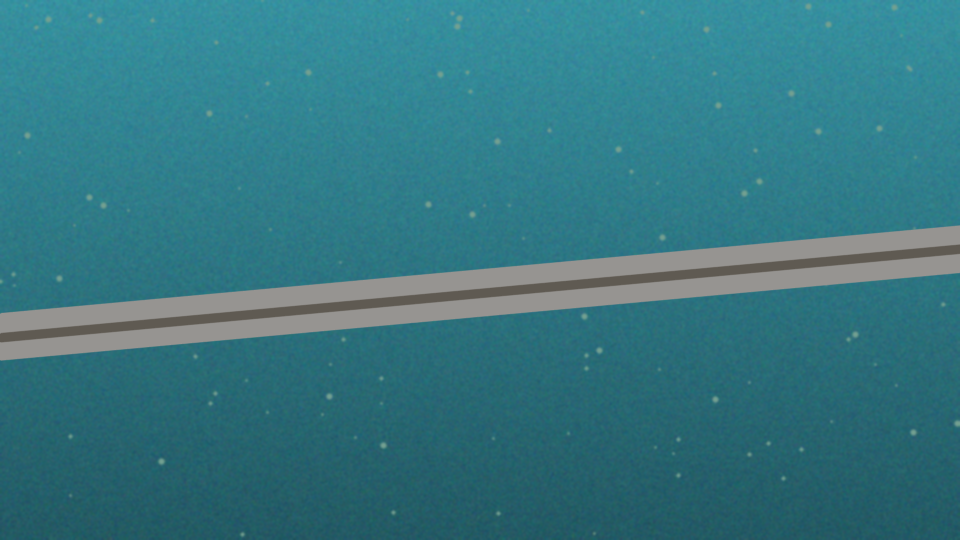
#> input picture datasets/project-owned/pipeline/pipeline_00.png, 960 x 540 px
$ python -i underwater.py   (imports and definitions only)   (older library calls are emulated)
#> lines starting #> are read from the running program, lines starting #| are printed output that depends on the picture; after the words box and inside, x2 and y2 are one past the last pixel; in counts of white or black regions, pixels touching at a corner belong together
#> further down, picture is the input picture: shape (540, 960, 3); mean B, G, R 130, 119, 53.1
### services/vision/quality.py
from __future__ import annotations

from dataclasses import dataclass
import cv2
import numpy as np


@dataclass(slots=True)
class QualityMetrics:
    sharpness: float
    brightness: float
    contrast: float
    visibility: float
    usable: bool


def assess_quality(image: np.ndarray, min_sharpness: float = 18.0) -> QualityMetrics:
    if image is None or image.size == 0:
        raise ValueError("image is empty")
    gray = cv2.cvtColor(image, cv2.COLOR_BGR2GRAY) if image.ndim == 3 else image
    sharpness = float(cv2.Laplacian(gray, cv2.CV_64F).var())
    brightness = float(gray.mean())
    contrast = float(gray.std())
    visibility = float(np.clip((contrast / 64.0) * (1.0 - abs(brightness - 128.0) / 160.0), 0.0, 1.0))
    usable = sharpness >= min_sharpness and 20.0 <= brightness <= 235.0 and visibility >= 0.08
    return QualityMetrics(sharpness, brightness, contrast, visibility, usable)

### services/vision/underwater.py
from __future__ import annotations

from dataclasses import dataclass, asdict
from pathlib import Path
import cv2
import numpy as np
from .quality import assess_quality
from .io import write_image


@dataclass(slots=True)
class UnderwaterResult:
    enhanced: np.ndarray
    pipeline_mask: np.ndarray
    overlay: np.ndarray
    visibility: float
    confidence: float
    quality: dict


def enhance_underwater(image: np.ndarray) -> np.ndarray:
    lab = cv2.cvtColor(image, cv2.COLOR_BGR2LAB)
#> lab: shape (540, 960, 3); mean of channels 0, 1, 2 118.7, 111.5, 115.9
    l, a, b = cv2.split(lab)
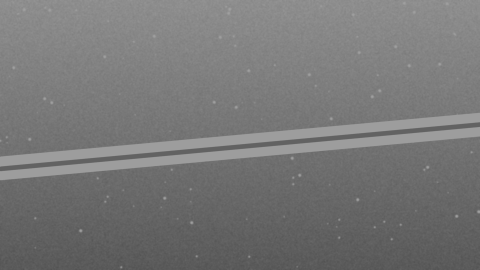
#> l: shape (540, 960) (shown at 1/2 size); min 81, max 159, mean 118.7
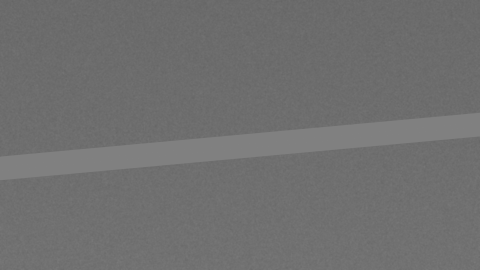
#> a: shape (540, 960) (shown at 1/2 size); min 100, max 129, mean 111.5
    clahe = cv2.createCLAHE(clipLimit=2.0, tileGridSize=(8, 8))
    l2 = clahe.apply(l)
    balanced = cv2.cvtColor(cv2.merge([l2, a, b]), cv2.COLOR_LAB2BGR)
    channels = cv2.split(balanced.astype(np.float32))
    means = [float(c.mean()) for c in channels]
#> means = [133, 122.1, 56.32]
    target = sum(means) / 3.0
#> target = 103.8
    corrected = [np.clip(c * (target / max(m, 1e-6)), 0, 255).astype(np.uint8) for c, m in zip(channels, means)]
#> corrected = 3 items
    return cv2.merge(corrected)
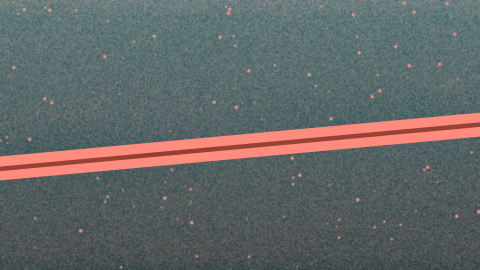
#> returned value: shape (540, 960, 3) (shown at 1/2 size); mean of channels 0, 1, 2 103.3, 103.3, 99.7; drawn as B, G, R


def segment_pipeline(image: np.ndarray) -> tuple[np.ndarray, float]:
    """Segment a visually neutral, elongated pipeline region.

    The classical baseline combines low-saturation material cues with geometric
    filtering. It is deliberately deterministic and inspectable; it is not a
    claim of general offshore defect recognition.
    """
    enhanced = enhance_underwater(image)
    hsv = cv2.cvtColor(image, cv2.COLOR_BGR2HSV)
#> hsv: shape (540, 960, 3); mean H, S, V 87.8, 153.4, 130.6

    # Painted or metallic pipe surfaces are commonly less saturated than the
    # surrounding synthetic water column. Geometry prevents broad neutral areas
    # from becoming pipeline detections.
    material = cv2.inRange(hsv, (0, 0, 60), (179, 85, 205))
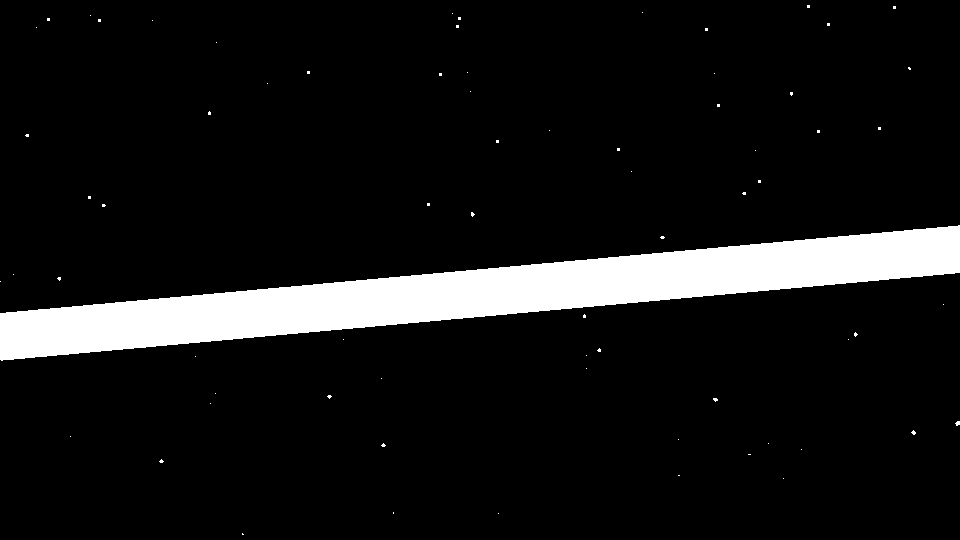
#> material: shape (540, 960); 8.9% white; 71 white regions (70 under 20 px), largest, box (x1, y1, x2, y2) and area: (0, 225, 960, 361) 45795
    material = cv2.morphologyEx(material, cv2.MORPH_OPEN, np.ones((5, 5), np.uint8))
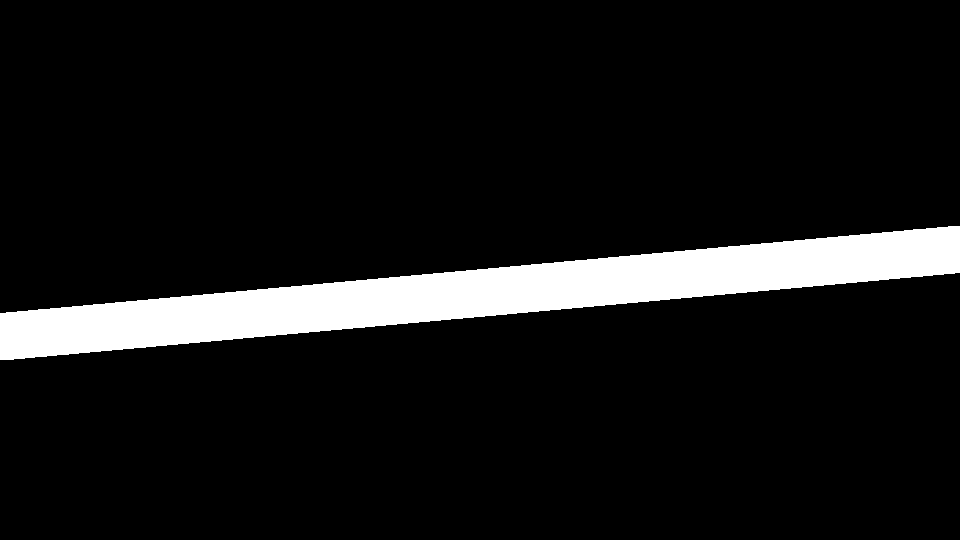
#> material: shape (540, 960); 8.8% white; 1 white region, box (x1, y1, x2, y2) and area: (0, 226, 960, 360) 45791
    material = cv2.morphologyEx(material, cv2.MORPH_CLOSE, np.ones((15, 45), np.uint8))
#> material: shape (540, 960); 8.8% white; 1 white region, box (x1, y1, x2, y2) and area: (0, 226, 960, 360) 45835

    mask = np.zeros_like(material)
    component_score = 0.0
    count, labels, stats, _ = cv2.connectedComponentsWithStats(material)
#> labels: shape (540, 960) int32; values 0 (black) and 1 (white), 8.8% white; 1 white region
#> count = 2; stats = [[0, 0, 960, 540, 472565], [0, 226, 960, 134, 45835]]
    image_area = float(image.shape[0] * image.shape[1])
    for idx in range(1, count):
        x, y, width, height, area = stats[idx]
        aspect = width / max(height, 1)
        if width >= image.shape[1] * 0.22 and aspect >= 2.0 and area >= image_area * 0.005:
            mask[labels == idx] = 255
            component_score = max(component_score, min(1.0, width / image.shape[1]))
#> this loop made 1 pass
#> (x, y, width, height, area, aspect, component_score) on pass 1: (0, 226, 960, 134, 45835, 7.16, 1)

    # Hough-based fallback keeps the service useful when material colour alone
    # is insufficient, while still requiring an elongated structure.
    if cv2.countNonZero(mask) == 0:
        gray = cv2.cvtColor(enhanced, cv2.COLOR_BGR2GRAY)
        edges = cv2.Canny(gray, 45, 130)
        lines = cv2.HoughLinesP(
            edges,
            1,
            np.pi / 180,
            threshold=35,
            minLineLength=max(30, image.shape[1] // 5),
            maxLineGap=30,
        )
        line_score = 0.0
        if lines is not None:
            candidates = []
            for line in lines[:, 0]:
                x1, y1, x2, y2 = map(int, line)
                length = float(np.hypot(x2 - x1, y2 - y1))
                angle = abs(np.degrees(np.arctan2(y2 - y1, x2 - x1)))
                if angle < 35 or angle > 145:
                    candidates.append((length, (x1, y1, x2, y2)))
            candidates.sort(reverse=True)
            for length, coords in candidates[:4]:
                cv2.line(mask, coords[:2], coords[2:], 255, 22)
                line_score += length
        mask = cv2.morphologyEx(mask, cv2.MORPH_CLOSE, np.ones((11, 11), np.uint8))
        component_score = float(np.clip(line_score / max(image.shape[1] * 2.5, 1), 0.0, 0.85))

    coverage = cv2.countNonZero(mask) / max(image_area, 1.0)
#> coverage = 0.0884
    confidence = float(np.clip(0.35 + 0.45 * component_score + 0.20 * min(coverage / 0.12, 1.0), 0.0, 0.98))
#> confidence = 0.947
    return mask, confidence


def analyze_underwater_image(image: np.ndarray) -> UnderwaterResult:
    enhanced = enhance_underwater(image)
    mask, confidence = segment_pipeline(image)
#> confidence = 0.947
    quality = assess_quality(enhanced, min_sharpness=10.0)
#> in assess_quality, `gray = cv2.cvtColor(image, cv2.COLOR_BGR2GRAY) if image.ndim == 3 else..`:
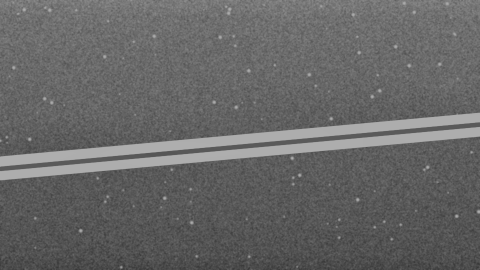
#> gray: shape (540, 960) (shown at 1/2 size); min 53, max 175, mean 102.2
#> in assess_quality, `sharpness = float(cv2.Laplacian(gray, cv2.CV_64F).var())`: sharpness = 135.5
#> in assess_quality, `brightness = float(gray.mean())`: brightness = 102.2
#> in assess_quality, `contrast = float(gray.std())`: contrast = 23.64
#> in assess_quality, `visibility = float(np.clip((contrast / 64.0) * (1.0 - abs(brightness -..`: visibility = 0.31
#> in assess_quality, `usable = sharpness >= min_sharpness and 20.0 <= brightness <= 235.0 an..`: usable = True
    overlay = enhanced.copy()
    contours, _ = cv2.findContours(mask, cv2.RETR_EXTERNAL, cv2.CHAIN_APPROX_SIMPLE)
#> contours = 1 contour; box (x1, y1, x2, y2) and area: (0, 226, 960, 360) 44827
    cv2.drawContours(overlay, contours, -1, (0, 255, 255), 2)
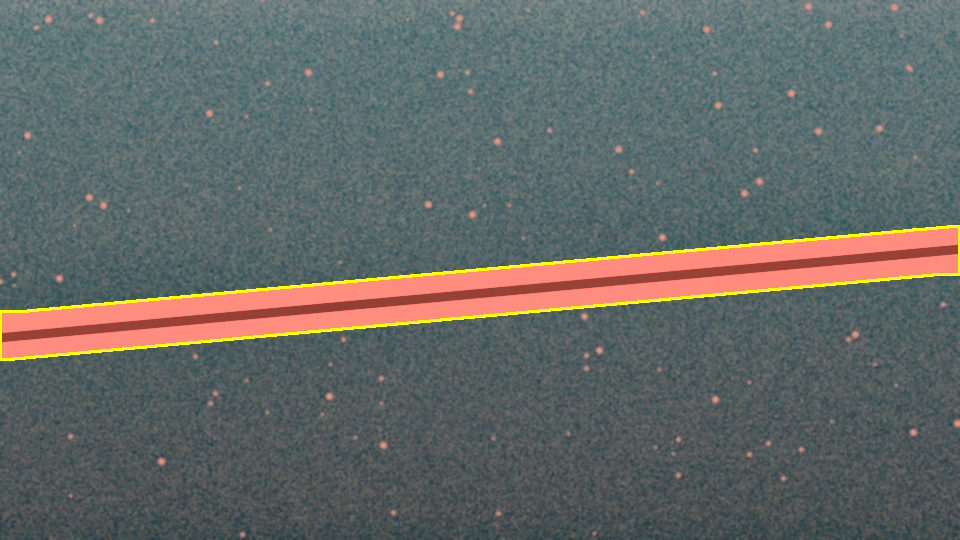
#> overlay: shape (540, 960, 3); 1.21% of pixels changed, all inside (x1, y1, x2, y2) = (0, 225, 960, 361)
    visibility = float(np.clip(quality.visibility * (0.5 + confidence / 2.0), 0.0, 1.0))
#> visibility = 0.302
    return UnderwaterResult(enhanced, mask, overlay, visibility, confidence, asdict(quality))


# [24 lines left out: function analyze_file, not called in this run]

>>> import cv2
>>> picture = cv2.imread('../../datasets/project-owned/pipeline/pipeline_00.png')
>>> result = analyze_underwater_image(picture)

$ run again, on datasets/project-owned/pipeline/pipeline_01.png
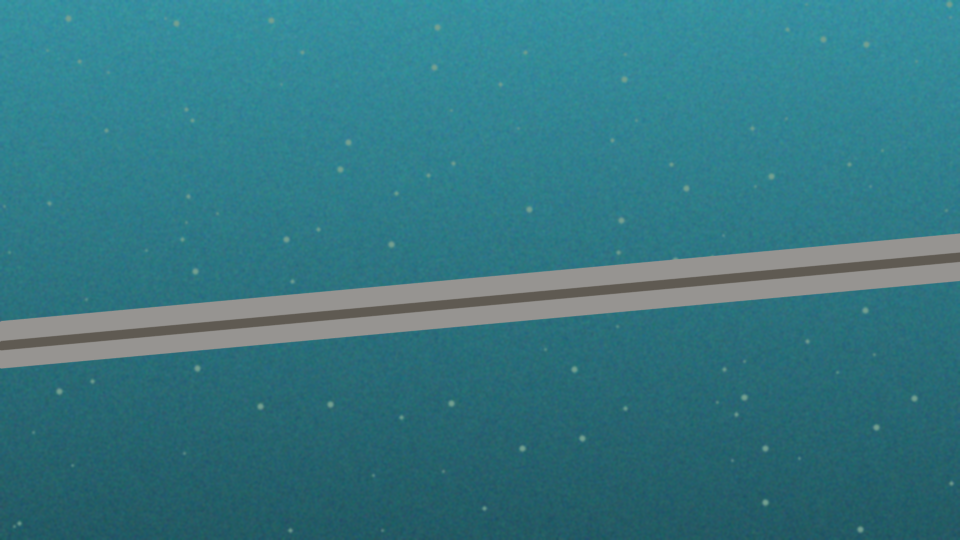
#> input picture datasets/project-owned/pipeline/pipeline_01.png, 960 x 540 px
#> picture is the input picture: shape (540, 960, 3); mean B, G, R 130.1, 119.1, 53.1
#> lab: shape (540, 960, 3); mean of channels 0, 1, 2 118.8, 111.4, 116
#> means = [133.3, 122.4, 56.62]
#> target = 104.1
#> corrected = 3 items
#> hsv: shape (540, 960, 3); mean H, S, V 87.8, 153.3, 130.7
#> in segment_pipeline, `material = cv2.morphologyEx(material, cv2.MORPH_OPEN, np.ones((5, 5), ..`:
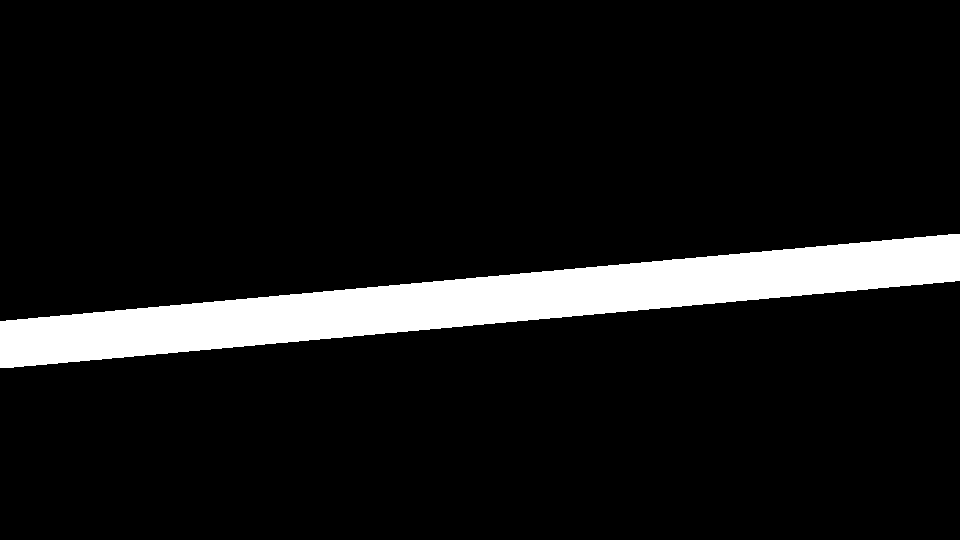
#> material: shape (540, 960); 8.8% white; 1 white region, box (x1, y1, x2, y2) and area: (0, 234, 960, 368) 45802
#> labels: shape (540, 960) int32; values 0 (black) and 1 (white), 8.8% white; 1 white region
#> count = 2; stats = [[0, 0, 960, 540, 472554], [0, 234, 960, 134, 45846]]
#> the loop in segment_pipeline, `for idx in range(1, count):` made 1 pass
#> (x, y, width, height, area, aspect, component_score) on pass 1: (0, 234, 960, 134, 45846, 7.16, 1)
#> coverage = 0.0884
#> in segment_pipeline, `confidence = float(np.clip(0.35 + 0.45 * component_score + 0.20 * min(..`: confidence = 0.947
#> sharpness = 135
#> brightness = 102.5
#> contrast = 23.56
#> in assess_quality, `visibility = float(np.clip((contrast / 64.0) * (1.0 - abs(brightness -..`: visibility = 0.31
#> usable = True
#> contours = 1 contour; box (x1, y1, x2, y2) and area: (0, 234, 960, 368) 44838
#> in analyze_underwater_image, `cv2.drawContours(overlay, contours, -1, (0, 255, 255), 2)`:
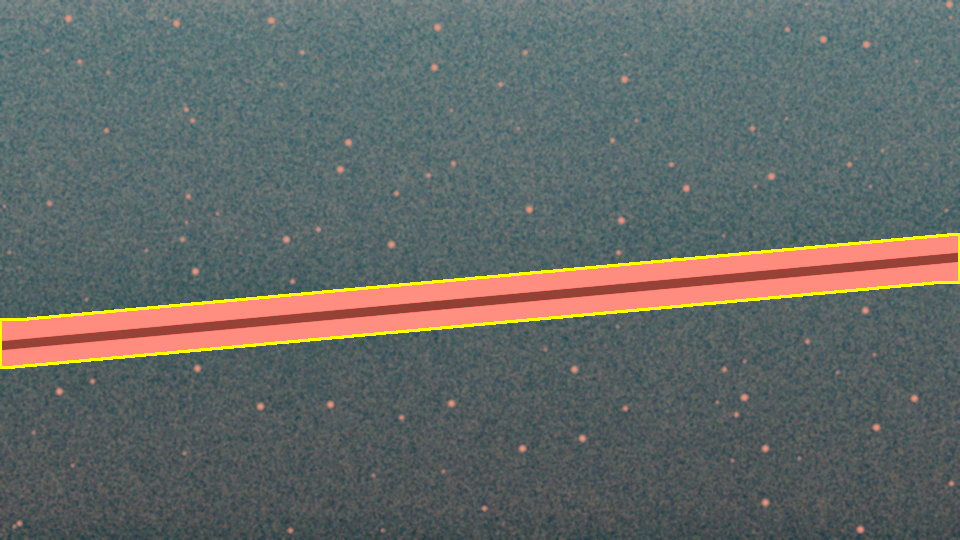
#> overlay: shape (540, 960, 3); mean B, G, R 102.2, 105.2, 100.6
#> in analyze_underwater_image, `visibility = float(np.clip(quality.visibility * (0.5 + confidence / 2...`: visibility = 0.301

$ run again, on datasets/project-owned/pipeline/pipeline_02.png
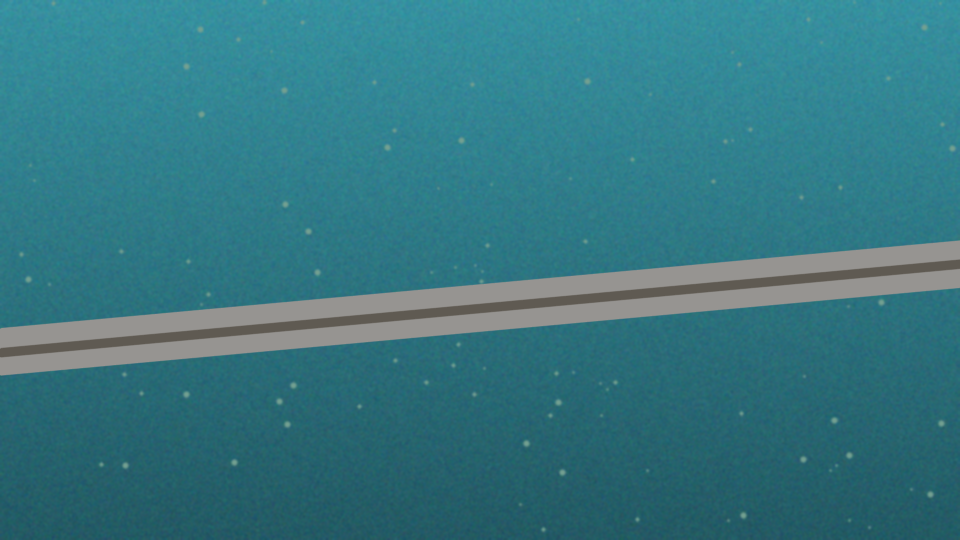
#> input picture datasets/project-owned/pipeline/pipeline_02.png, 960 x 540 px
#> picture is the input picture: shape (540, 960, 3); mean B, G, R 130.2, 119.2, 53.2
#> lab: shape (540, 960, 3); mean of channels 0, 1, 2 118.9, 111.4, 115.9
#> means = [133.3, 122.3, 56.46]
#> target = 104
#> corrected = 3 items
#> hsv: shape (540, 960, 3); mean H, S, V 87.8, 153.3, 130.8
#> in segment_pipeline, `material = cv2.inRange(hsv, (0, 0, 60), (179, 85, 205))`:
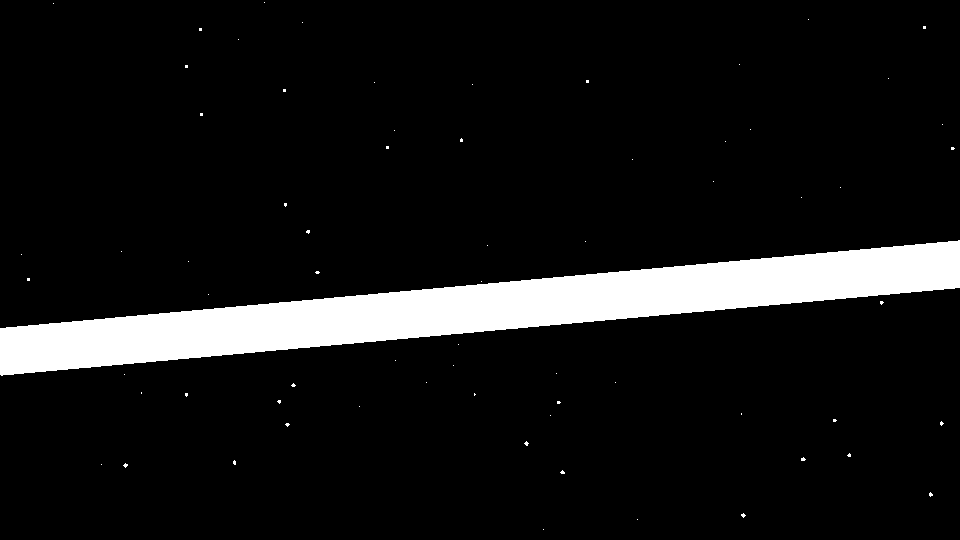
#> material: shape (540, 960); 8.9% white; 69 white regions (68 under 20 px), largest, box (x1, y1, x2, y2) and area: (0, 240, 960, 376) 45794
#> labels: shape (540, 960) int32; values 0 (black) and 1 (white), 8.8% white; 1 white region
#> count = 2; stats = [[0, 0, 960, 540, 472566], [0, 241, 960, 134, 45834]]
#> the loop in segment_pipeline, `for idx in range(1, count):` made 1 pass
#> (x, y, width, height, area, aspect, component_score) on pass 1: (0, 241, 960, 134, 45834, 7.16, 1)
#> coverage = 0.0884
#> in segment_pipeline, `confidence = float(np.clip(0.35 + 0.45 * component_score + 0.20 * min(..`: confidence = 0.947
#> sharpness = 135.4
#> brightness = 102.4
#> contrast = 23.65
#> in assess_quality, `visibility = float(np.clip((contrast / 64.0) * (1.0 - abs(brightness -..`: visibility = 0.31
#> usable = True
#> contours = 1 contour; box (x1, y1, x2, y2) and area: (0, 241, 960, 375) 44826
#> in analyze_underwater_image, `cv2.drawContours(overlay, contours, -1, (0, 255, 255), 2)`:
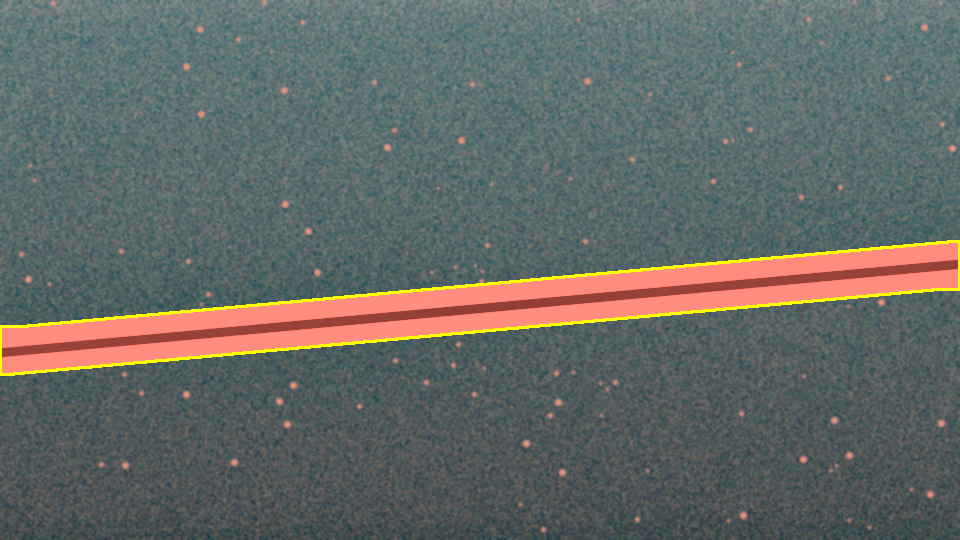
#> overlay: shape (540, 960, 3); mean B, G, R 102.1, 105.1, 100.5
#> in analyze_underwater_image, `visibility = float(np.clip(quality.visibility * (0.5 + confidence / 2...`: visibility = 0.302
